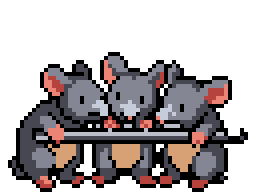
#> input picture art/enemies/pixellab/65_mice_that_eat_iron/frame0.png, 64 x 48 px (shown 4 times larger)
$ python -i anim.py   (imports and definitions only)
#> lines starting #> are read from the running program, lines starting #| are printed output that depends on the picture
#> `base = Image.new('RGBA', (W, H)); base.paste(FRAME0, (0, 3))`: base: PIL image 98x68 RGBA; every value is 0
"""13 Beast of the Charred Forests' idle, timed to its fire (the user: animation should match its bullets). One view in all directions. 0 the approved frame, jaws open; 1 head drawn up, jaws half shut, breathing in; 2 reared, ember ring
round its neck, jaws wide -- shown as a shot leaves. PixelLab (pixellab-out/13-redo-anim, 2 generations; anim.log, action.txt), frames PICK, folded onto the old colours. PixelLab's eye marks are painted out: it has no eyes (the user).
98x68, taller than 65 for the reared head. Feet on the last row. Gullets for the fight: (47, 53) (48, 44) (48, 43).

    python art/enemies/pixellab/13_beast_of_the_charred_forests/redo/anim/anim.py   # c_N.png, review.png, 13.gif; review.lua makes 13_review.aseprite
"""
from pathlib import Path
from collections import Counter
from PIL import Image
HERE = Path(__file__).resolve().parent
W, H, MS = 98, 68, 260
OX, OY = -3, 11              # raw canvas to frame, before feet are set on the last row
K, COAL, CHAR, EMBER, WHITE = (0, 0, 0), (0x59, 0x59, 0x65), (0x28, 0x28, 0x28), (0xfc, 0x98, 0x38), (0xfc, 0xfc, 0xfc)
PAL = (COAL, CHAR, EMBER, WHITE)
N4 = ((1, 0), (-1, 0), (0, 1), (0, -1))
N8 = N4 + ((1, 1), (1, -1), (-1, 1), (-1, -1))
PICK = (3, 5)
# [1 line not run here, left out]
# [1 line that did not run here, left out]
def fold(p):
    return K if max(p) < 0x18 else min(PAL, key=lambda c: sum((a - v) ** 2 for a, v in zip(c, p)))
def clean(path):
    im = Image.open(path).convert('RGBA')
#> im is the input picture: PIL image 64x48 RGBA; mean R, G, B, A 42.8, 36.6, 37.7, 120.2
    g = {(x - OX, y - OY): fold(im.getpixel((x, y))[:3]) for y in range(im.height) for x in range(im.width) if im.getpixel((x, y))[3] > 127}
#> g = 1448 items
    ember = [p for p, c in g.items() if c == EMBER and 34 <= p[0] <= 64]
#> ember = 82 pairs, first value 34 to 59, second value 10 to 31
    mouth_top = min(p[1] for p in ember)
#> mouth_top = 10
    for p, c in list(g.items()):             # no eyes: white on the head, above the jaws, is coal
        if c == WHITE and p[1] < mouth_top + 2 and 34 <= p[0] <= 64: g[p] = COAL
#> this loop made 1448 passes
#> (p, c) on passes 1 to 3: ((30, 2), (0, 0, 0)), ((31, 2), (0, 0, 0)), ((32, 2), (0, 0, 0))
    for _ in range(3):
        for (x, y), c in list(g.items()):
            if c in (K, EMBER, WHITE): continue
            near = [g.get((x + a, y + b)) for a, b in N8]
            if c not in near:
                pick = Counter(n for n in near if n and n != K).most_common(1)
                if pick: g[x, y] = pick[0][0]
    left, pieces = set(g), []
#> pieces = []
    while left:
        piece, todo = set(), [left.pop()]
        while todo:
            a = todo.pop(); piece.add(a)
            for d in N8:
                q = (a[0] + d[0], a[1] + d[1])
                if q in left: left.discard(q); todo.append(q)
        pieces.append(piece)
#> this loop made 1 pass
#> after the loop, left = 0 items; pieces = 1 item
    g = {p: g[p] for p in max(pieces, key=len)}
    for p in [p for p, c in g.items() if c == K and any((p[0] + a, p[1] + b) not in g for a, b in N4)]: del g[p]
#> this loop made 226 passes
#> p on passes 1 to 3: (7, 21), (47, 34), (40, 31)
    for x, y in list(g):
        for a, b in N4:
            if (x + a, y + b) not in g: g[x + a, y + b] = K
#> this loop made 1222 passes
#> (x, y) on passes 1 to 3: (26, 21), (18, 17), (29, 32)
#> after the loop, g = 1442 items
    drop = H - 1 - max(y for x, y in g)
#> drop = 31
    g = {(x, y + drop): c for (x, y), c in g.items()}
    xs, ys = [x for x, y in g], [y for x, y in g]
#> xs = 1442 values, max 64 at index 1369, min 5 at index 1278, mean 33.87; ys = 1442 values, max 67 at index 1237, min 33 at index 1260, mean 51.35
    print('cols', min(xs), max(xs), 'rows', min(ys), max(ys), 'drop', drop)
#| cols 5 64 rows 33 67 drop 31
    f = Image.new('RGBA', (W, H))
    for (x, y), c in g.items():
        if 0 <= x < W and 0 <= y < H: f.putpixel((x, y), c + (255,))
#> this loop made 1442 passes
#> (x, y, c) on passes 1 to 3: (26, 52, (0, 0, 0)), (18, 48, (0, 0, 0)), (29, 63, (89, 89, 101))
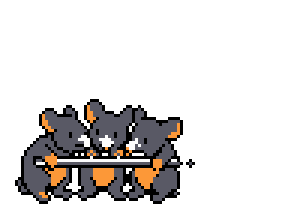
#> f: PIL image 98x68 RGBA (shown 3 times larger); mean R, G, B, A 19, 16.6, 15.5, 55.2; transparent parts drawn white
    return f
# [1 line not run here, left out]
# [1 line that did not run here, left out]
# [5 lines not run here, left out]
S = 4
rev = Image.new('RGBA', (W * S * 3, H * S), (0, 0, 0, 255))
# [2 lines not run here, left out]
big = []
# [3 lines not run here, left out]

>>> result = clean('../../../65_mice_that_eat_iron/frame0.png')
